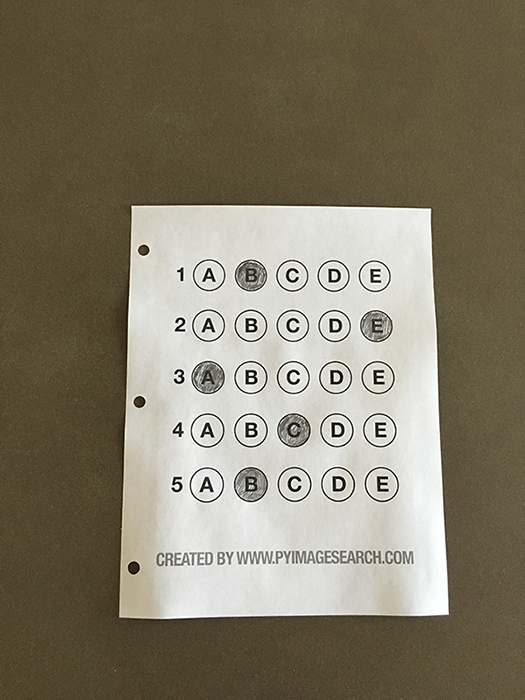
#> input picture doc_scanner/images/pic0.jpg, 525 x 700 px
$ python scan.py --image images/pic0.jpg
#> lines starting #> are read from the running program, lines starting #| are printed output that depends on the picture; after the words box and inside, x2 and y2 are one past the last pixel; in counts of white or black regions, pixels touching at a corner belong together
### doc_scanner/transform.py
# -*- coding: utf-8 -*-
"""
Created on Mon Oct 28 13:37:16 2019

@author: Saif
"""

# import the necessary packages
import numpy as np
import cv2

def order_points(pts):
	# initialzie a list of coordinates that will be ordered
	# such that the first entry in the list is the top-left,
	# the second entry is the top-right, the third is the
	# bottom-right, and the fourth is the bottom-left
	rect = np.zeros((4, 2), dtype = "float32")

	# the top-left point will have the smallest sum, whereas
	# the bottom-right point will have the largest sum
	s = pts.sum(axis = 1)
	rect[0] = pts[np.argmin(s)]
	rect[2] = pts[np.argmax(s)]

	# now, compute the difference between the points, the
	# top-right point will have the smallest difference,
	# whereas the bottom-left will have the largest difference
	diff = np.diff(pts, axis = 1)
	rect[1] = pts[np.argmin(diff)]
	rect[3] = pts[np.argmax(diff)]

	# return the ordered coordinates
	return rect

def four_point_transform(image, pts):
	# obtain a consistent order of the points and unpack them
	# individually
	rect = order_points(pts)
	(tl, tr, br, bl) = rect

	# compute the width of the new image, which will be the
	# maximum distance between bottom-right and bottom-left
	# x-coordiates or the top-right and top-left x-coordinates
	widthA = np.sqrt(((br[0] - bl[0]) ** 2) + ((br[1] - bl[1]) ** 2))
	widthB = np.sqrt(((tr[0] - tl[0]) ** 2) + ((tr[1] - tl[1]) ** 2))
	maxWidth = max(int(widthA), int(widthB))

	# compute the height of the new image, which will be the
	# maximum distance between the top-right and bottom-right
	# y-coordinates or the top-left and bottom-left y-coordinates
	heightA = np.sqrt(((tr[0] - br[0]) ** 2) + ((tr[1] - br[1]) ** 2))
	heightB = np.sqrt(((tl[0] - bl[0]) ** 2) + ((tl[1] - bl[1]) ** 2))
	maxHeight = max(int(heightA), int(heightB))

	# now that we have the dimensions of the new image, construct
	# the set of destination points to obtain a "birds eye view",
	# (i.e. top-down view) of the image, again specifying points
	# in the top-left, top-right, bottom-right, and bottom-left
	# order
	dst = np.array([
		[0, 0],
		[maxWidth - 1, 0],
		[maxWidth - 1, maxHeight - 1],
		[0, maxHeight - 1]], dtype = "float32")

	# compute the perspective transform matrix and then apply it
	M = cv2.getPerspectiveTransform(rect, dst)
	warped = cv2.warpPerspective(image, M, (maxWidth, maxHeight))

	# return the warped image
	return warped

### doc_scanner/scan.py
# -*- coding: utf-8 -*-
"""
Created on Mon Oct 28 13:29:02 2019

@author: Saif
"""

# import the necessary packages
from transform import four_point_transform
from skimage.filters import threshold_local
import matplotlib.pyplot as plt
import argparse
import cv2
import imutils
import os

# construct the argument parser and parse the arguments
ap = argparse.ArgumentParser()
ap.add_argument("-i", "--image", required = True,
	help = "Path to the image to be scanned")
args = vars(ap.parse_args())

# load the image and compute the ratio of the old height
# to the new height, clone it, and resize it
image = cv2.imread(args["image"])
#> image is the input picture: shape (700, 525, 3); mean B, G, R 104.7, 123.2, 130.7
file_name = os.path.split(args["image"])[1]
ratio = image.shape[0] / 500.0
#> ratio = 1.4
orig = image.copy()
image = imutils.resize(image, height = 500)
#> image: shape (500, 375, 3)

# convert the image to grayscale, blur it, and find edges
# in the image
gray = cv2.cvtColor(image, cv2.COLOR_BGR2GRAY)
gray = cv2.GaussianBlur(gray, (5, 5), 0)
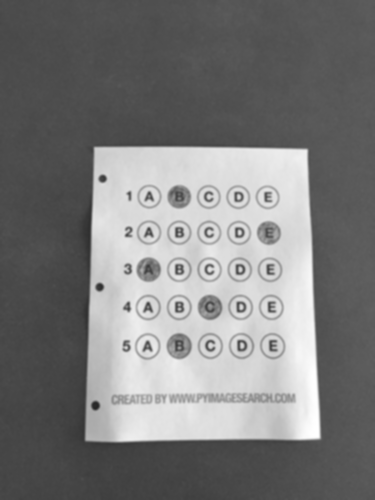
#> gray: shape (500, 375); min 38, max 255, mean 123.4
edged = cv2.Canny(gray, 75, 200)
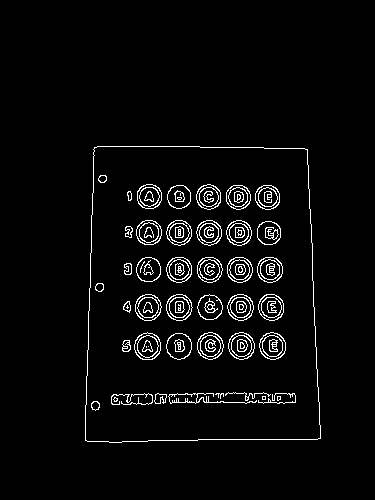
#> edged: shape (500, 375); 3.7% white in thin lines or dots, all inside (x1, y1, x2, y2) = (85, 146, 321, 443)

# show the original image and the edge detected image
print("STEP 1: Edge Detection")
save_path = 'results/resized/resized_' + file_name
plt.imsave(save_path , image)
save_path = 'results/edged/edged_' + file_name
plt.imsave(save_path , edged)
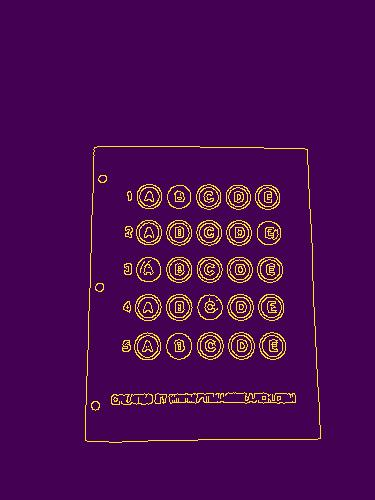
#> saved as edged_pic0.jpg: shape (500, 375, 3); mean R, G, B 74.8, 9, 81.7


# find the contours in the edged image, keeping only the
# largest ones, and initialize the screen contour
cnts = cv2.findContours(edged.copy(), cv2.RETR_LIST, cv2.CHAIN_APPROX_SIMPLE)
#> cnts = 209 contours, 49 with area under 20; largest, box (x1, y1, x2, y2) and area: (85, 146, 321, 443) 65689, (85, 146, 321, 443) 65687, (134, 332, 161, 360) 562, (259, 332, 286, 360) 553, (228, 332, 255, 360) 548
cnts = imutils.grab_contours(cnts)
cnts = sorted(cnts, key = cv2.contourArea, reverse = True)[:5]
#> cnts = 5 contours; box (x1, y1, x2, y2) and area: (85, 146, 321, 443) 65689, (85, 146, 321, 443) 65687, (134, 332, 161, 360) 562, (259, 332, 286, 360) 553, (228, 332, 255, 360) 548
screenCnt = 0
# loop over the contours
for c in cnts:
	# approximate the contour
	peri = cv2.arcLength(c, True)
	approx = cv2.approxPolyDP(c, 0.02 * peri, True)

	# if our approximated contour has four points, then we
	# can assume that we have found our screen
	if len(approx) == 4:
		screenCnt = approx
		break
#> this loop made 1 pass
#> (peri, screenCnt) on pass 1: (1044.9, [[94, 147], [85, 440], [320, 438], [307, 149]])


# show the contour (outline) of the piece of paper
if len(approx) != 4:
    raise Exception("Could not find rectangular object")

print("STEP 2: Find contours of paper")
cv2.drawContours(image, [screenCnt], -1, (0, 255, 0), 2)
#> image: shape (500, 375, 3); mean B, G, R 102.2, 124.6, 127.8
save_path = 'results/outlined/Outlined_' + file_name
plt.imsave(save_path , image)
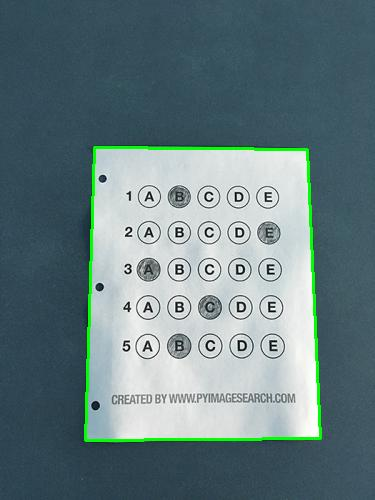
#> saved as Outlined_pic0.jpg: shape (500, 375, 3); mean R, G, B 102.7, 124.4, 127.9


# apply the four point transform to obtain a top-down
# view of the original image
warped = four_point_transform(orig, screenCnt.reshape(4, 2) * ratio)
#> in order_points, `s = pts.sum(axis = 1)`: s = [337.4, 735, 1061.2, 638.4]
#> in order_points, `diff = np.diff(pts, axis = 1)`: diff = [74.2, 497, 165.2, -221.2]
#> in four_point_transform, `rect = order_points(pts)`: rect = [[131.6, 205.8], [429.8, 208.6], [448, 613.2], [119, 616]]
#> in four_point_transform, `(tl, tr, br, bl) = rect`: tl = [131.6, 205.8]; tr = [429.8, 208.6]; br = [448, 613.2]; bl = [119, 616]
#> in four_point_transform, `widthA = np.sqrt(((br[0] - bl[0]) ** 2) + ((br[1] - bl[1]) ** 2))`: widthA = 329
#> in four_point_transform, `widthB = np.sqrt(((tr[0] - tl[0]) ** 2) + ((tr[1] - tl[1]) ** 2))`: widthB = 298.2
#> in four_point_transform, `maxWidth = max(int(widthA), int(widthB))`: maxWidth = 329
#> in four_point_transform, `heightA = np.sqrt(((tr[0] - br[0]) ** 2) + ((tr[1] - br[1]) ** 2))`: heightA = 405
#> in four_point_transform, `heightB = np.sqrt(((tl[0] - bl[0]) ** 2) + ((tl[1] - bl[1]) ** 2))`: heightB = 410.4
#> in four_point_transform, `maxHeight = max(int(heightA), int(heightB))`: maxHeight = 410
#> in four_point_transform, `dst = np.array([ [0, 0], [maxWidth - 1, 0], [maxWidth - 1, maxHeight -..`: dst = [[0, 0], [328, 0], [328, 409], [0, 409]]
#> in four_point_transform, `M = cv2.getPerspectiveTransform(rect, dst)`: M = [[1.14, 0.0349, -156.9], [-0.0108, 1.15, -236], [-4.82e-05, 0.000265, 1]]

# convert the warped image to grayscale, then threshold it
# to give it that 'black and white' paper effect
warped = cv2.cvtColor(warped, cv2.COLOR_BGR2GRAY)
#> warped: shape (410, 329)
T = threshold_local(warped, 11, offset = 10, method = "gaussian")
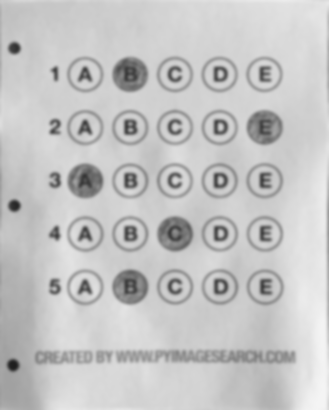
#> T: shape (410, 329) float64; min 30.58, max 244.9, mean 196.5
warped = (warped > T).astype("uint8") * 255
#> warped: shape (410, 329); 91.9% white; black in thin lines or dots

# show the original and scanned images
print("STEP 3: Apply perspective transform")
given = imutils.resize(orig, height = 650)
final = imutils.resize(warped, height = 650)
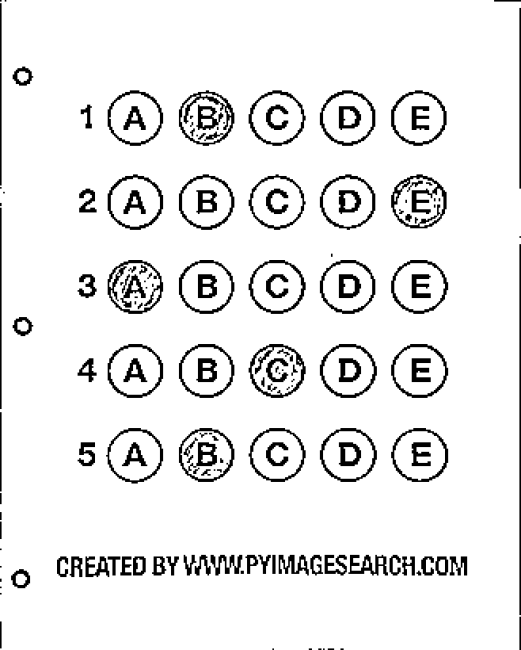
#> final: shape (650, 521); min 0, max 255, mean 234.3
save_path = 'results/scaned/scanned_' + file_name
plt.imsave(save_path , final)
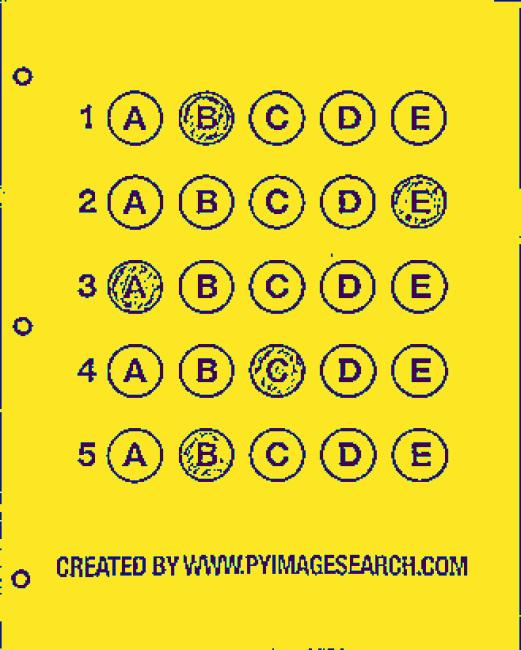
#> saved as scanned_pic0.jpg: shape (650, 521, 3); mean R, G, B 233, 212.8, 42.8

$ run again, on doc_scanner/images/pic4.jpg
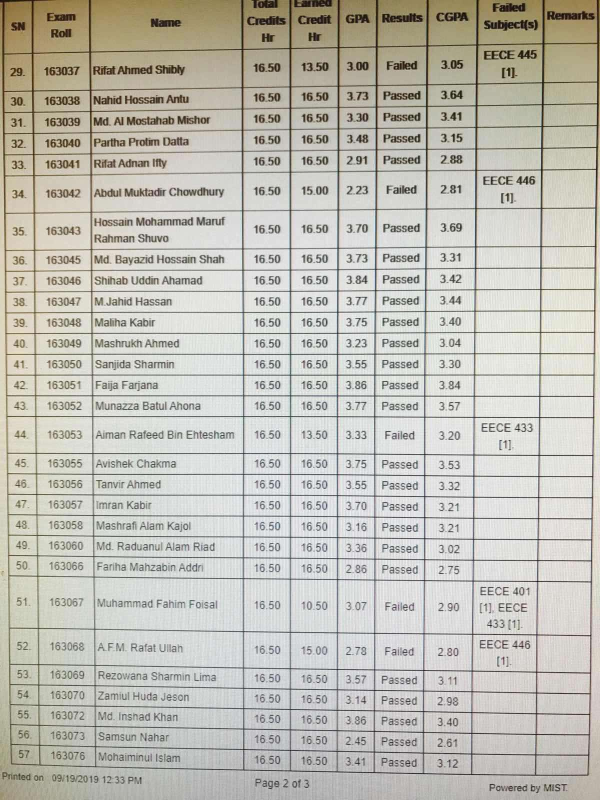
#> input picture doc_scanner/images/pic4.jpg, 1200 x 1600 px (shown at 1/2 size)
#> image is the input picture: shape (1600, 1200, 3); mean B, G, R 182.2, 191, 192.6
#> `edged = cv2.Canny(gray, 75, 200)`:
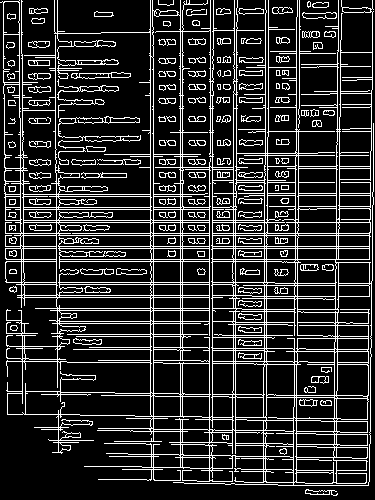
#> edged: shape (500, 375); 17.7% white in thin lines or dots
#> `cnts = cv2.findContours(edged.copy(), cv2.RETR_LIST, cv2.CHAIN_APPROX_..`: cnts = 914 contours, 205 with area under 20; largest, box (x1, y1, x2, y2) and area: (0, 0, 374, 486) 120392, (7, 361, 151, 415) 4250, (182, 30, 213, 168) 3800, (152, 10, 181, 155) 3762, (57, 323, 151, 363) 3392
#> `cnts = sorted(cnts, key = cv2.contourArea, reverse = True)[:5]`: cnts = 5 contours; box (x1, y1, x2, y2) and area: (0, 0, 374, 486) 120392, (7, 361, 151, 415) 4250, (182, 30, 213, 168) 3800, (152, 10, 181, 155) 3762, (57, 323, 151, 363) 3392
#> the loop `for c in cnts:` made 1 pass
#> (peri, screenCnt) on pass 1: (11411, [[0, 2], [7, 414], [368, 485], [372, 0]])
#> s = [6.4, 1347.2, 2729.6, 1190.4]
#> diff = [6.4, 1302.4, 374.4, -1190.4]
#> rect = [[0, 6.4], [1190.4, 0], [1177.6, 1552], [22.4, 1324.8]]
#> tl = [0, 6.4]; tr = [1190.4, 0]; br = [1177.6, 1552]; bl = [22.4, 1324.8]
#> widthA = 1177.3
#> widthB = 1190.4
#> maxWidth = 1190
#> heightA = 1552.1
#> heightB = 1318.6
#> maxHeight = 1552
#> dst = [[0, 0], [1189, 0], [1189, 1551], [0, 1551]]
#> M = [[1.18, -0.0201, 0.128], [0.00615, 1.14, -7.32], [0.000154, -2.38e-05, 1]]
#> `plt.imsave(save_path , final)`:
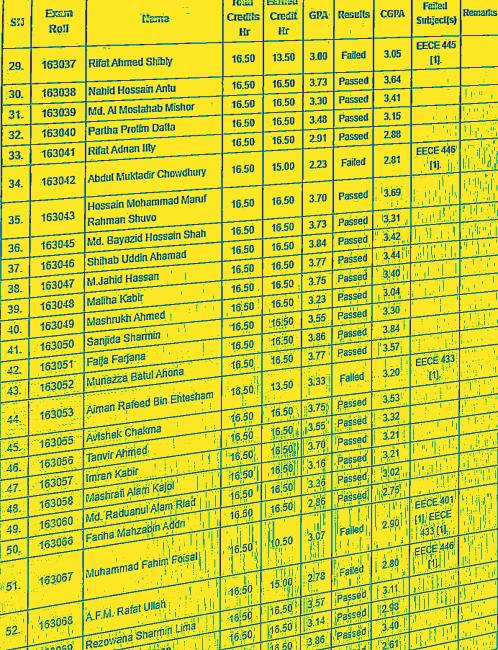
#> saved as scanned_pic4.jpg: shape (650, 498, 3); mean R, G, B 202.9, 206.6, 56.8
